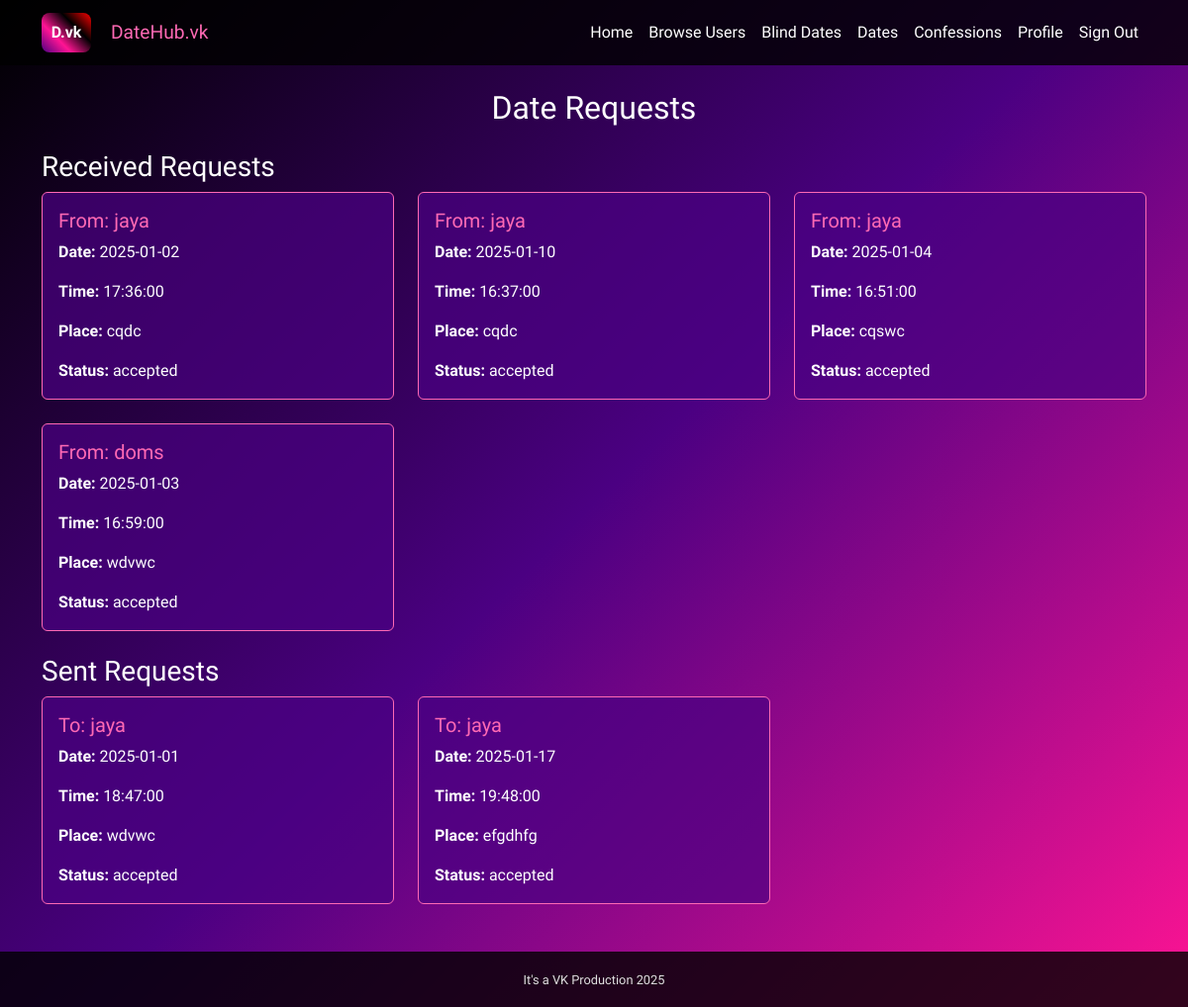
/date_requests (signed in), run on the app's committed database.
### app.py (models this page shows)
class DateRequest(db.Model):
    id = db.Column(db.String(36), primary_key=True, default=lambda: str(uuid4()))
    sender_id = db.Column(db.String(36), db.ForeignKey('user.id'), nullable=False)
    receiver_id = db.Column(db.String(36), db.ForeignKey('user.id'), nullable=False)
    date = db.Column(db.Date, nullable=False)
    time = db.Column(db.Time, nullable=False)
    place = db.Column(db.String(255), nullable=False)
    status = db.Column(db.String(20), default='pending')
    parent_request_id = db.Column(db.String(36), db.ForeignKey('date_request.id'))
    is_blind_date = db.Column(db.Boolean, default=False)
    sender = db.relationship('User', foreign_keys=[sender_id], backref='sent_requests')
    receiver = db.relationship('User', foreign_keys=[receiver_id], backref='received_requests')
    parent_request = db.relationship('DateRequest', remote_side=[id], backref='child_requests')

class User(UserMixin, db.Model):
    id = db.Column(db.String(36), primary_key=True, default=lambda: str(uuid4()))
    email = db.Column(db.String(120), unique=True, nullable=False)
    password = db.Column(db.String(255), nullable=False)
    name = db.Column(db.String(100), nullable=False)
    gender = db.Column(db.String(20), nullable=False)
    branch = db.Column(db.String(50), nullable=False)
    year = db.Column(db.Integer, nullable=False)
    state = db.Column(db.String(50), nullable=False)
    hobbies = db.Column(db.String(255))
    bio = db.Column(db.Text)
    image = db.Column(db.String(255))
    previous_relationships = db.Column(db.Integer, default=0)
    previous_dates = db.Column(db.Integer, default=0)
    insta_id = db.Column(db.String(100))
    ideal_weekend = db.Column(db.String(50))
    music_taste = db.Column(db.String(100))
    societies = db.Column(db.String(500))
    favorite_sports = db.Column(db.String(200))
    cgpa = db.Column(db.Float, nullable=True)
    leisure_activities = db.Column(db.String(100))
    personality_type = db.Column(db.String(50))
    sleep_schedule = db.Column(db.String(50))
    aspirations = db.Column(db.String(50))
    dream_date = db.Column(db.String(255))
    communication_style = db.Column(db.String(50))
    relationship_looking_for = db.Column(db.String(50))

### app.py (the view)
@app.route('/date_requests')
@login_required
def date_requests():
    user_id = current_user.id
    received_requests = DateRequest.query.filter_by(receiver_id=user_id).all()
    sent_requests = DateRequest.query.filter_by(sender_id=user_id).all()
    return render_template('date_requests.html', received_requests=received_requests, sent_requests=sent_requests)

### app.py (called while the page is built)
@login_manager.user_loader
def load_user(user_id):
    return User.query.get(user_id)

### templates/date_requests.html (shortened to what this page needs)
{% extends "base.html" %}
{% block content %}
<h2 class="text-center mb-4">Date Requests</h2>
<h3>Received Requests</h3>
<div class="row">
  {% for request in received_requests %}
  <div class="col-md-4 mb-4">
      <div class="card">
          <div class="card-body">
              <h5 class="card-title">{% if request.is_blind %}From: Mystery User{% else %}From: {{ request.sender.name }}{% endif %}</h5>
              <p class="card-text"><strong>Date:</strong> {{ request.date }}</p>
              <p class="card-text"><strong>Time:</strong> {{ request.time }}</p>
              <p class="card-text"><strong>Place:</strong> {{ request.place }}</p>
              <p class="card-text"><strong>Status:</strong> {{ request.status }}</p>
          </div>
      </div>
  </div>
  {% endfor %}
</div>
<h3>Sent Requests</h3>
<div class="row">
  {% for request in sent_requests %}
  <div class="col-md-4 mb-4">
      <div class="card">
          <div class="card-body">
              <h5 class="card-title">{% if request.is_blind %}To: Mystery User{% else %}To: {{ request.receiver.name }}{% endif %}</h5>
              <p class="card-text"><strong>Date:</strong> {{ request.date }}</p>
              <p class="card-text"><strong>Time:</strong> {{ request.time }}</p>
              <p class="card-text"><strong>Place:</strong> {{ request.place }}</p>
              <p class="card-text"><strong>Status:</strong> {{ request.status }}</p>
          </div>
      </div>
  </div>
  {% endfor %}
</div>
{% endblock %}

### static/css/style.css (style rules this page uses)
:root { --background: linear-gradient(135deg, #000000, #4b0082, #ff1493); --text-primary: #ffffff; --text-secondary: #e0e0e0; --accent-primary: #ff69b4; --accent-secondary: #9400d3; --card-bg: rgba(75, 0, 130, 0.7); --input-bg: rgba(255, 255, 255, 0.1); --button-bg: #ff1493; --button-hover: #ff69b4; }
body { background: var(--background); color: var(--text-primary); font-family: "Exo 2", sans-serif; }
.card { background-color: var(--card-bg); border-color: var(--accent-primary); color: var(--text-primary); height: 100%; display: flex; flex-direction: column; }
.card-body { flex: 1 0 auto; display: flex; flex-direction: column; }
.card-title { color: var(--accent-primary); }
.card, .btn, .form-control, .form-select { transition: all 0.3s ease; }

### data on the page
DateRequest: sender.name "jaya", date "2025-01-02", time "17:36:00", place "cqdc", status "accepted"
DateRequest: sender.name "jaya", date "2025-01-10", time "16:37:00", place "cqdc", status "accepted"
DateRequest: sender.name "jaya", date "2025-01-04", time "16:51:00", place "cqswc", status "accepted"
DateRequest: sender.name "doms", date "2025-01-03", time "16:59:00", place "wdvwc", status "accepted"
DateRequest: receiver.name "jaya", date "2025-01-01", time "18:47:00", place "wdvwc", status "accepted"
DateRequest: receiver.name "jaya", date "2025-01-17", time "19:48:00", place "efgdhfg", status "accepted"
